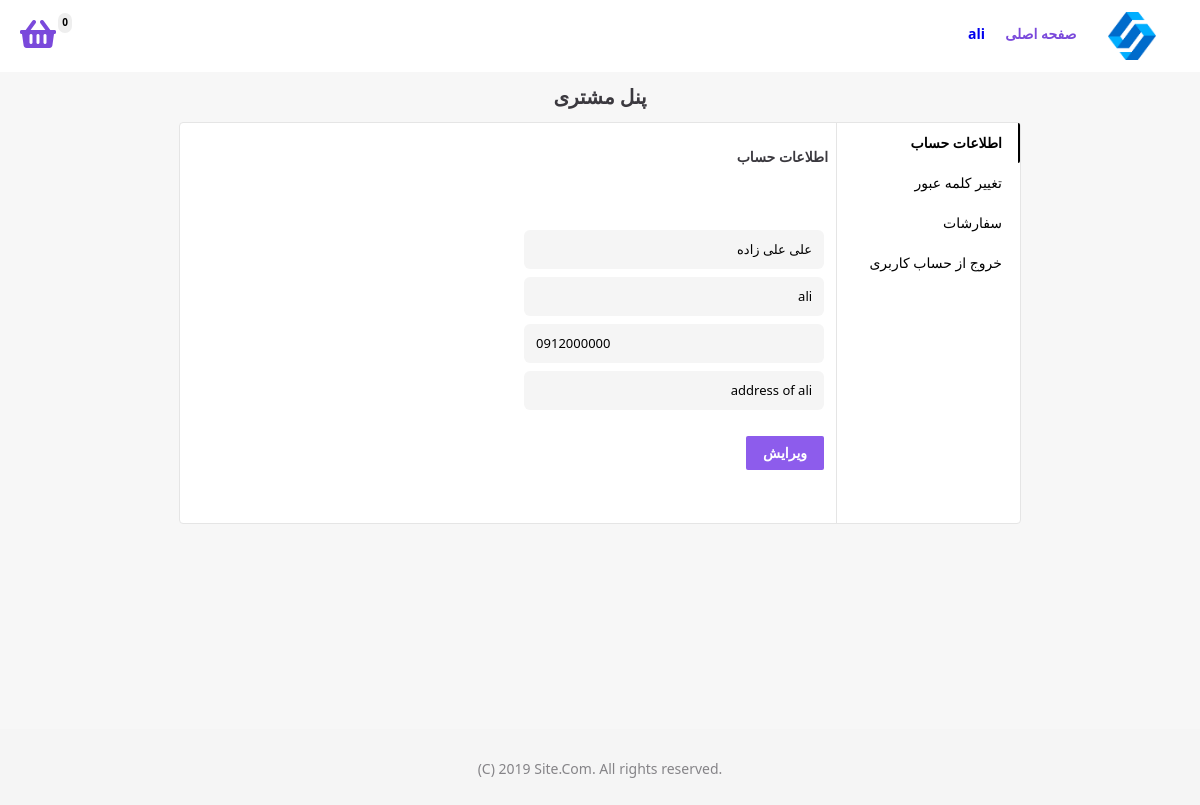
The page /panel/ (signed in) on the database its author committed.
### tables this page shows
CREATE TABLE `customers` (
  `customer_id` int(11) NOT NULL,
  `full_name` varchar(55) NOT NULL,
  `username` varchar(50) NOT NULL,
  `password` varchar(255) NOT NULL,
  `phone` varchar(20) NOT NULL,
  `address` varchar(255) NOT NULL
);

### core/utilities.php (called while the page is built, shortened)
<?php
function getSession($sessionKey) {
    return $_SESSION[$sessionKey];
}

### core/customer-manager.php (called while the page is built, shortened)
<?php
    require_once("connection-manager.php");
    require_once("utilities.php");
    class CustomerManager {
        protected $tableName = "customers";
        public function getByUsername($username) {
            $lowerUsername = strtolower($username);
            $query =
                "SELECT * FROM $this->tableName WHERE username = '$lowerUsername'";
            $connectionManager = new ConnectionManager();
            $result = mysqli_query($connectionManager->getConnection(), $query);
            $row = $result->fetch_assoc();
            $customer = new Customer();
            $customer->customerId = $row['customer_id'];
            $customer->fullName = $row['full_name'];
            $customer->username = $row['username'];
            $customer->password = $row['password'];
            $customer->phone = $row['phone'];
            $customer->address = $row['address'];
            return $customer;
        }
    }
?>

### core/connection-manager.php (called while the page is built, shortened)
<?php
    class ConnectionManager {
        private $connection;
        public function __construct() {
            $this->connection = new mysqli(self::HOST, self::USERNAME, self::PASSWORD, self::DATABASE);
            $this->connection->set_charset("utf8");
        }
        public function getConnection() {
            return $this->connection;
        }
    }
?>

### panel/index.php (the view, shortened to what this page needs)
<?php
    require_once ("../core/utilities.php");
    require_once ("../core/customer-manager.php");
    $accountInfoSectionMessages = ALT_255;
    $customerManager = new CustomerManager();
    $customerInfo = $customerManager->getByUsername(getSession("CurrentCustomerUsername"));
    $fullName = $customerInfo->fullName;
    $username = $customerInfo->username;
    $phone = $customerInfo->phone;
    $address = $customerInfo->address;
    require_once ("../header.php");
?>
<section class="customer-panel">
    <div class="caption">
        <h1><?php echo CUSTOMER_PANEL; ?></h1>
    </div>
    <div class="content">
        <div class="tab-menu">
            <button class="account-info-button"><?php echo ACCOUNT_INFO ?></button>
            <button class="change-password-button"><?php echo CHANGE_PASSWORD ?></button>
            <button class="orders-button"><?php echo ORDERS ?></button>
            <button class="logout-button"><?php echo LOGOUT ?></button>
        </div>
        <div class="menu-item-content">
            <div class="account-info">
                <div>
                    <h4><?php echo ACCOUNT_INFO; ?></h4>
                </div>
                <div class="message">
                    <p><?php echo $accountInfoSectionMessages ?></p>
                </div>
                <form action="<?php echo $_SERVER["PHP_SELF"]; ?>" method="post">
                    <div class="full-name-field">
                        <input type="text" class="text-box" name="full-name" placeholder="<?php echo FULL_NAME; ?>" value="<?php echo $fullName; ?>">
                    </div>
                    <div class="username-field">
                        <input type="text" class="text-box" name="username" placeholder="<?php echo USERNAME; ?>" value="<?php echo $username; ?>">
                    </div>
                    <div class="phone-field">
                        <input type="tel" class="text-box" name="phone" placeholder="<?php echo PHONE; ?>" value="<?php echo $phone; ?>">
                    </div>
                    <div class="address-field">
                        <input type="text" class="text-box" name="address" placeholder="<?php echo ADDRESS; ?>" value="<?php echo $address; ?>">
                    </div>
                    <br>
                    <div class="buttons">
                        <button class="primary-button" type="submit" name="submit-account-info"><?php echo EDIT; ?></button>
                    </div>
                </form>
            </div>
        </div>
    </div>
</section>
<?php require_once ("../footer.php"); ?>

### theme/base.css (style rules this page uses)
* { font-family: 'Segoe UI', Tahoma, Geneva, Verdana, sans-serif; }
html, body { direction: rtl; margin: 0px; padding: 0px; background: #f7f7f7; }
h1 { font-size: 20px !important; }
h4 { font-size: 14px !important; }
h1, h2, h3, h4, h5, h6, p, span, label { color: rgb(59, 57, 63) !important; }
p { line-height: 2em; font-size: 14px !important; }
button { cursor: pointer; font-size: 14px; font-weight: bold; }
.primary-button { padding: 8px 16px !important; border-radius: 2px; border: 1px solid transparent; background: #8D5CEC; color: white; margin: 4px; }
.text-box { background: #f5f5f5; padding: 12px; margin: 4px; border: none; font-size: 13px; border-radius: 6px; }

### theme/css/customer-panel.css (style rules this page uses)
.customer-panel { margin:auto; position: relative; min-height: 80%; }
.customer-panel .caption { width: 70%; margin:auto; text-align: center; }
.customer-panel .content { width: 70%; margin: auto; border-radius: 4px; border: 1px solid #e5e5e5; min-height: 400px; position: relative; background: #ffffff; display: flex; flex-direction: row; }
.customer-panel .content .tab-menu { width: 240px; min-height: 60%; display: flex; flex-direction: column; border-left: 1px solid #e5e5e5; }
.customer-panel .content .tab-menu .active-item { font-weight: bold !important; color: #000000 !important; border-right: 2px solid #000000; background: transparent; }
.customer-panel .content .tab-menu button { padding: 12px 16px !important; border-radius: 2px; border:none; border-right: 2px solid transparent; background: transparent; text-decoration: none; margin: 0; text-align: right; font-weight: normal !important; }
.customer-panel .content .menu-item-content { padding: 8px; width: 100%; }
.customer-panel .content .menu-item-content input[type="text"], .customer-panel .content .menu-item-content input[type="password"], .customer-panel .content .menu-item-content input[type="tel"] { width: 300px; }

### rows shown on the page
customers: full-name "علی علی زاده", username "ali", phone "0912000000", address "address of ali"

### other values the page prints
HOME "صفحه اصلی"
getSession("CurrentCustomerUsername") "ali"
CUSTOMER_PANEL "پنل مشتری"
ACCOUNT_INFO "اطلاعات حساب"
CHANGE_PASSWORD "تغییر کلمه عبور"
ORDERS "سفارشات"
LOGOUT "خروج از حساب کاربری"
EDIT "ویرایش"
COPYRIGHT "(C) 2019 Site.Com. All rights reserved."
